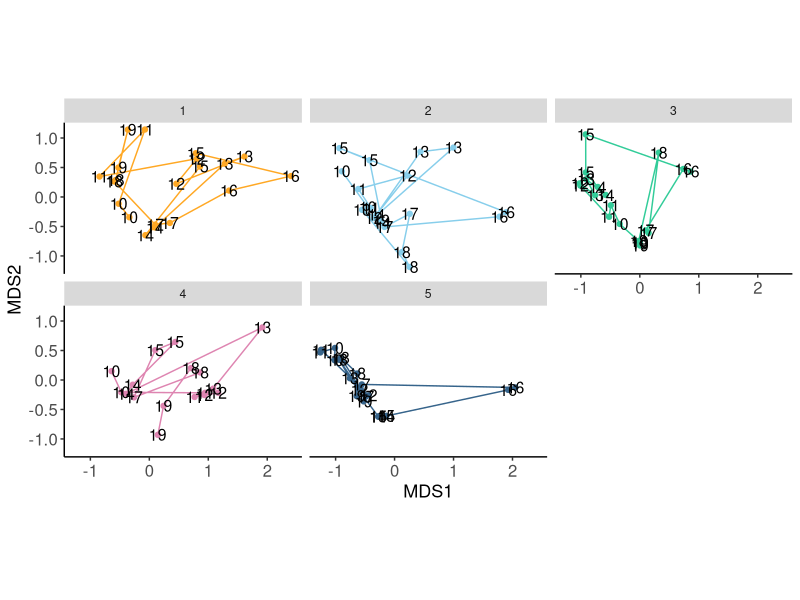

Source code (R):
#Step 1: load libraries---------------------------------------------------------
library(tidyverse)
library(vegan)
library(ggpubr)#graphing
library(cowplot)#graphing
library(here)

#Step 2: import Neah_Bay_data csv and create dat frame -------------------------
dat <- read_csv(here("./data_input/Neah_Bay_data.csv"))
#dat <- dat %>% 
 # filter(Year < 2022) #use to recreate original figure, otherwise skip to include 2022-2023

#Step 3: tidy and filter data --------------------------------------------------
dat <- dat[-1] ## remove first column, which codes for site location
dat$Site <- gsub("^.{0,5}", "", dat$Site)## removes "Site" from the Site column, leaving just the #
dat$Site <- gsub(" ", "", dat$Site) ## removes empty characters (blanks spaces) from strings 
dat <- dat %>%
  filter(Transect=="T1") %>%
  filter(Year > 2009)
dat_no_YOY <- subset(dat, select = -c(YOY)) #drop YOY if desired

#Step 4: Make data tweaks for better visuals in graphing -----------------------

## function to place the last column [, ncol] in the first column position i.e. [, 1]
front.ofthe.line <- function(data){
  num.col <- ncol(data)
  data <- data[c(num.col, 1:num.col-1)]
  return(data)
}

## create unique identifier for each combination of site / transect 
## (as all sites have T1, T2, etc.)
create.key <- function(data){
  data$Key <- data$Site
  data$Key <- with(data, paste0(Key, Transect))
  data <- front.ofthe.line(data)
  return(data)
}

## remove the "19" and "20" from year dates for easier visualization, e.g., "1991" --> "91" 
short.date <- function(data){
  data$short.date <- gsub("20","", as.character(data$Year))
  data <- front.ofthe.line(data)
  return(data)
}

## create unique identifyer for data w/ multiple transects
dat <- create.key(dat)
dat_no_YOY <- create.key(dat_no_YOY)

## create a shorter year identifier, e.g., "10" instead of "2010"
dat <- short.date(dat)
dat_no_YOY <- short.date(dat_no_YOY)

#Step 5: Set up for analysis ---------------------------------------------------
ncol_metadata <- 6 #number of columns with metadata
info <- dat[,1:ncol_metadata] #metadata dataframe
spp <- dat[,-(1:ncol_metadata)] #species counts dataframe
spp <- spp %>% 
  select_if(negate(function(col) is.numeric(col) && sum(col) <=0)) #removes columns with 0 observations

info_no_YOY <- dat_no_YOY[,1:ncol_metadata] #metadata dataframe
spp_no_YOY <- dat_no_YOY[,-(1:ncol_metadata)] #species counts dataframe
spp_no_YOY <- spp_no_YOY %>% 
  select_if(negate(function(col) is.numeric(col) && sum(col) <=0))

#Step 6: Run analysis ----------------------------------------------------------
ord <- metaMDS(comm = spp, distance="bray", k=2, min = 1000, trymax=2000, 
               autotransform = F, wascores = TRUE)

ord_no_YOY <- metaMDS(comm = spp_no_YOY, distance="bray", k=2, min = 1000, trymax=2000, 
               autotransform = F, wascores = TRUE)

## overlay correlation with log species  
dist <- ord$dist
ord.points <- postMDS(ord$points, dist)
spp_scores <- as.data.frame(wascores(ord.points, spp))     
names(spp_scores)[1] <- "spp_x"
names(spp_scores)[2] <- "spp_y"

dist_no_YOY <- ord_no_YOY$dist
ord.points_no_YOY <- postMDS(ord_no_YOY$points, dist_no_YOY)
spp_scores_no_YOY <- as.data.frame(wascores(ord.points_no_YOY, spp_no_YOY))     
names(spp_scores_no_YOY)[1] <- "spp_x"
names(spp_scores_no_YOY)[2] <- "spp_y"

## NMDS ordination coordinates saved as data frame
save.coords <- function(ord, info, spp){
  t1 <- as.data.frame(scores(ord))
  t2 <- cbind(t1, info, spp)
  return(t2)
}

save.coords_no_YOY <- function(ord_no_YOY, info_no_YOY, spp_no_YOY){
  t1 <- as.data.frame(scores(ord_no_YOY))
  t2 <- cbind(t1, info_no_YOY, spp_no_YOY)
  return(t2)
}

## bind nmds coordinates to dataframe with site info and spp counts
NMDS_coords <- save.coords(ord.points, info, spp)
NMDS_coords_no_YOY <- save.coords_no_YOY(ord.points_no_YOY, info_no_YOY, spp_no_YOY)

#Step 7: Visualizations --------------------------------------------------------

#data set-up (with YOY)
dat <- NMDS_coords
dat$short.date <- as.factor(dat$short.date)
dat$Site <- as.factor(dat$Site)
len <- nrow(dat)
dat$id <-seq(1:len) #add column with row/data point numbers

#data set-up (no YOY)
dat_no_YOY <- NMDS_coords_no_YOY
dat_no_YOY$short.date <- as.factor(dat_no_YOY$short.date)
dat_no_YOY$Site <- as.factor(dat_no_YOY$Site)
len <- nrow(dat_no_YOY)
dat_no_YOY$id <-seq(1:len)

#ggplot parameter set up
my.theme = theme(panel.grid.major = element_blank(),
                 panel.grid.minor = element_blank(),
                 panel.background = element_blank(), 
                 axis.line = element_line(colour = "black"),
                 plot.title = element_text(size=14), 
                 axis.text=element_text(size=12),
                 axis.title=element_text(size=13))

legend.theme = theme(legend.title = element_text(size=13), 
                     legend.text = element_text(size=13))

no.legend = theme(legend.position = "none")

## specify hex codes for custom colors
site.cols <- c(
  "#FFA824",  # site 1
  "#87CEEB",  # site 2
  "#32CC99",  # site 5
  "#DE85B1",  # site 4
  "#36648B"   # site 5
)

## custom graphical params
my.cols <- scale_color_manual(values=site.cols)
txt.angle <- 45
x.lab <- theme(axis.text.x = element_text(angle = txt.angle, hjust=1)) 
x.breaks <- scale_x_continuous(breaks=seq(2005,2021,by=1))
no.leg <- theme(legend.position = "none")
text.size = 4

#graphing
graphics.off()
windows(15,8, record=T)

plot.all.sites <- function(x){
  t1 <- ggplot(data=x, aes(x=MDS1, y=MDS2, color=Site, group = Site)) +
    geom_point() + geom_path() + coord_fixed() + my.cols + no.legend + my.theme +
    geom_text(label=dat$short.date, size=text.size, color="black") +
    facet_wrap(~Site, nrow=2)
  return(t1)
}


p1 <- plot.all.sites(dat)
print(p1)

# #Step 8: Additional NMDS Analyses and visualizations----------------------------
# 
# ##code below is from Puget Sound rockfish manuscript; looking into disper function
# ###########to compare dispersal/centroids of the data with vs. without YOY
# 
# #load data
# data <- read.csv(here("./data_output/NMDS_coords_T1_no_YOY.csv"))
# data <- data[,-1]
# 
# ## filter by season to calculate season ellipses 
# filter.basin <- function(x){filter(data, Location %in% c(x))}
# 
# Admiralty <- filter.basin("Admiralty Inlet")
# Central <- filter.basin("Central Puget Sound")
# Hood <- filter.basin("Hood Canal")
# South <- filter.basin("South Puget Sound")
# 
# ## analysis of dispersion
# ## function to calculate homogeneity of dispersion 
# disper.f <- function(grouping, spp){
#   group_location <- grouping
#   dist <- vegdist(spp, method="bray")
#   disp <- betadisper(dist, group=grouping, type="centroid")
#   t1 <- anova(disp)
#   return(t1)
# }
# 
# ## calculate homogeneity of dispersion
# 
# basin_1 <- arrange(filter.basin(c("Admiralty Inlet","Central Puget Sound")), Location)
# basin_2 <- arrange(filter.basin(c("Admiralty Inlet","Hood Canal")), Location)
# basin_3 <- arrange(filter.basin(c("Central Puget Sound","Hood Canal")), Location)
# basin_4 <- arrange(filter.basin(c("Admiralty Inlet", "South Puget Sound")), Location)
# basin_5 <- arrange(filter.basin(c("Central Puget Sound", "South Puget Sound")), Location)
# basin_6 <- arrange(filter.basin(c("Hood Canal", "South Puget Sound")), Location)
# 
# d1 <- disper.f(basin_1$Location, basin_1[, 9:19])
# d2 <- disper.f(basin_2$Location, basin_2[, 9:19])
# d3 <- disper.f(basin_3$Location, basin_3[, 9:19])
# d4 <- disper.f(basin_4$Location, basin_4[, 9:19])
# d5 <- disper.f(basin_5$Location, basin_5[, 9:19])
# d6 <- disper.f(basin_6$Location, basin_6[, 9:19])
# 
# d1 #AI vs. CPS: p=0.75
# d2 #AI vs. HC: p<0.01
# d3 #CPS vs. HC: p<0.01
# d4 #AI vs. SPS: p<0.001
# d5 #CPS vs. SPS: p<0.001
# d6 #HC vs. SPS: p<0.001
# 
# #HOUSEKEEPING
# rm(d1,d2,d3,d4,d5,d6)
# 
# ## data conversion / filtering
# ## define different cols for convert.factor function 
# col.all <- c("Date", "Site", "Location", "Season", "Month", "Year")
# 
# ## function to convert columns to factors
# convert.factor <- function(data, col_X){
#   data[col_X] <- lapply(data[col_X], as.factor)
#   return(data)
# }
# 
# ## make the conversion 
# data <- convert.factor(data, col.all)
# 
# ## create dataframe with spp only 
# data_spp <- data[, -c(1:8)]  
# 
# #Graphing parameters
# my.theme = theme(panel.grid.major = element_blank(),
#                  panel.grid.minor = element_blank(),
#                  panel.background = element_blank(), 
#                  axis.line = element_line(colour = "black"),
#                  plot.title = element_text(size=14), 
#                  axis.text=element_text(size=12),
#                  axis.title=element_text(size=14))
# 
# legend.theme = theme(legend.title = element_text(size=14), 
#                      legend.text = element_text(size=14))
# 
# no.legend = theme(legend.position = "none")
# 
# basin.cols<- c("Admiralty Inlet" = "gray40", "Central Puget Sound" = "gray60", "Hood Canal" = "black", "South Puget Sound"="gray20")
# basin.shapes <- c("Admiralty Inlet" = 0, "Hood Canal" = 16, "Central Puget Sound" = 17, "South Puget Sound"=6)
# #basin.cols <- c(
# # "gray30",  #Admiralty
# #"gray60",  #Central
# #"black")  #Hood 
# 
# 
# #Create graph
# graphics.off()
# windows(10.5, 7, record=T)
# pt.size <- 2
# 
# plot.ord <- function(data, Admiralty, Central, Hood, South){
#   t2 <- ggplot(data, aes(x = NMDS1, y = NMDS2)) + my.theme + coord_fixed() + 
#     scale_color_manual(values=basin.cols) + scale_shape_manual(values=basin.shapes) +
#     geom_point(aes(color=Location, shape=Location), size=pt.size) + legend.theme +
#     ylab("NMDS Axis-2") + xlab("NMDS Axis-1") + theme(legend.position="none") +
#     stat_ellipse(data=Admiralty, aes(x=NMDS1, y=NMDS2), col=basin.cols[1]) +
#     stat_ellipse(data=Central, aes(x=NMDS1, y=NMDS2), col=basin.cols[2]) +
#     stat_ellipse(data=Hood, aes(x=NMDS1, y=NMDS2), col=basin.cols[3]) +
#     stat_ellipse(data=South, aes(x=NMDS1, y=NMDS2), col=basin.cols[4]) +
#     annotate("text", x=1.5, y=0.75, label="Pr(>F)<0.001") +
#     annotate("segment",x=1.45,xend=1.45,y=0.4,yend=0.65,linetype="dashed") +
#     annotate("segment",x=0.82,xend=1.4,y=1,yend=0.82,linetype="dashed")
#   return(t2)
# }
# 
# p2 <- plot.ord(data, Admiralty, Central, Hood, South)
# print(p2 + xlab("NMDS Axis−1") + ylab("NMDS Axis−2"))
# p3 <- p2 + xlab("NMDS Axis−1") + ylab("NMDS Axis−2")
# 
# ggarrange(comm, p3, nrow=1, labels=c("A", "B"), widths=c(1.75,1), label.x=0.1)
# #1225x450
# 
# #Statistical analysis: 
# perm.all <- function(data, spp){
#   t1 <- how(nperm=10000)
#   setBlocks(t1) <- with(data, Location)
#   permanova.1 <- adonis2(spp ~ Location, 
#                          by="terms", data=data, methods="bray", perm=10000)
#   return(permanova.1)
# }
# 
# p1 <- perm.all(data, data_spp)
# print(p1)
# 
# ##Determine if Admiralty Inlet and Central Puget Sound (aka only 2 that don't have significantly different dispersions) have significantly different centroids
# 
# onlyNS <- data %>%
#   filter(Location %in% c("Admiralty Inlet", "Central Puget Sound"))
# 
# which(data$Location=="Admiralty Inlet")
# which(data$Location=="Central Puget Sound")
# 
# NS_spp <- spp[c(1:10, 12, 14:16, 19, 24:26, 30:32, 35, 36, 38, 39, 41:43, 49:57, 61:63,
#                 67, 68, 69:72, 76, 77, 81:86, 87, 88, 92, 94, 95, 97:99, 101, 103, 104,
#                 107:110, 112:114, 119, 120, 123:127, 131, 132, 135, 138, 139, 140:147),]
# 
# p2 <- perm.all(onlyNS, NS_spp)
# print(p2)
# 
# #Housekeeping
# rm(Admiralty, basin_1, basin_2, basin_3, Central, comm, data_spp, Hood, perm.all)
# rm(legend.theme, my.theme, no.legend, p1, p2, spp, code, col.all, fig, input)
# rm(output, pt.size, convert.factor, disper.f, filter.basin, log_transform, plot.ord)
# rm(onlyNS, NS_spp)